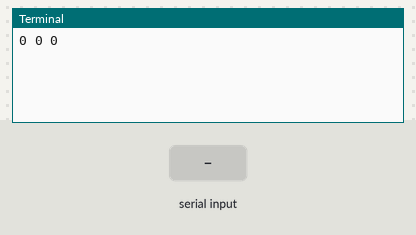
Bench run of a program on a simulated Raspberry Pi (BCM pin numbers). On the bench: the last lines printed to the terminal. The inputs (shaded band) are chosen by the test bench. Files the program writes start out absent.

Above: at 1.2 s.
1.3 s: "x\n" received over the second serial link
At 1.8 s:
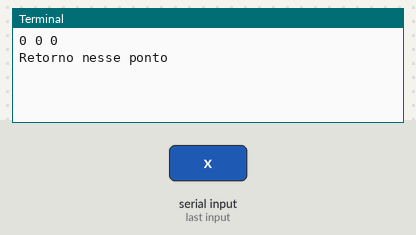
At 3.8 s:
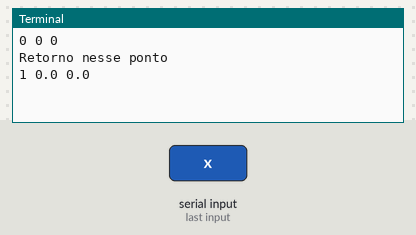

Measured:
- after the input at 1.3 s, the terminal: prints a new line at once (image 1)

The program:

data_gen.py
```python
import time
import csv
import RPi.GPIO as gpio
import serial

x_value = 0
total_1 = 0
total_2 = 0

try:
	arduino = serial.Serial("/dev/ttyACM0", 9600)
except:
	print("Arduino não identificado")
	exit()

def cleaner():
	valor_recebido = arduino.readline()
	try:
		str_value = valor_recebido.decode("utf-8")
		if ((str_value.count("x")) < 1):
			splited_value[0] = 0.00
			splited_value[1] = 0.00
			return
		splited_value = valor_recebido.decode("utf-8").split("x")
		one = splited_value[0].strip(" ")
		two = splited_value[1].strip(" ")
		if type(one) == None:
			one = "0"
		if type(two) == None:
			two = "0"
		if len(one) > 4:
			one = one[0:4]
		one = float(one)
		if len(two) > 5:
			two = two[0:4]
		two = float(two)
		splited_value[0] = one
		splited_value[1] = two
		return (splited_value)
	except:
		print("Retorno nesse ponto")
		splited_value[0] = 0.00
		splited_value[1] = 0.00
		return (splited_value)


fieldnames = ["x_value", "total_1", "total_2"]

with open('data.csv', 'w') as csv_file:
	csv_writer = csv.DictWriter(csv_file, fieldnames=fieldnames)
	csv_writer.writeheader()

while True:
	with open('data.csv', 'a') as csv_file:
		csv_writer = csv.DictWriter(csv_file, fieldnames=fieldnames)
		info = {
			"x_value":x_value,
			"total_1":total_1,
			"total_2":total_2
		}
		csv_writer.writerow(info)
		print(x_value, total_1,total_2)
		x_value += 1
		splited_value = cleaner()
		total_1 = splited_value[0]
		total_2 = splited_value[1]

	time.sleep(1)
```
